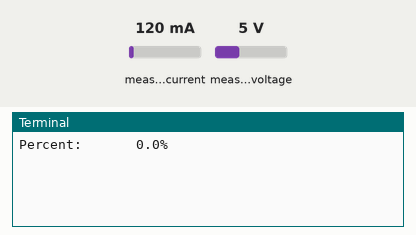
Recording of a program running on a simulated Raspberry Pi (BCM pin numbers). On the bench: the last lines printed to the terminal. Inputs (shaded band) come from the test bench; at power-on: measured voltage 5 V, measured current 120 mA.

Above: at 1.2 s.
1.3 s: measured voltage set to 7.5 V
At 2.6 s:
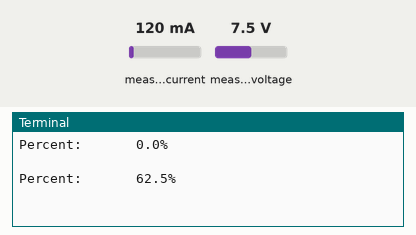
2.8 s: measured voltage set to 11.2 V
At 5.1 s:
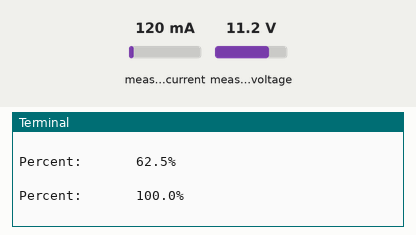
Timing chart, 0 to 6.6 s (numbered marks = the images above; inputs shaded):
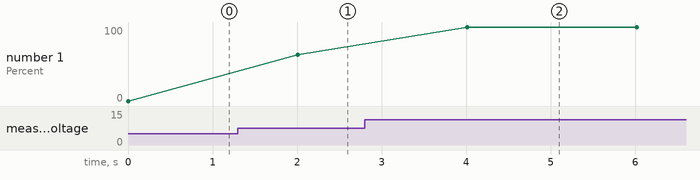

The program:

INA219.py
```python
import smbus
import time

_REG_CONFIG                 = 0x00  # Config Register (R/W)
_REG_SHUNTVOLTAGE           = 0x01  # SHUNT VOLTAGE REGISTER (R)
_REG_BUSVOLTAGE             = 0x02  # BUS VOLTAGE REGISTER (R)
_REG_POWER                  = 0x03  # POWER REGISTER (R)
_REG_CURRENT                = 0x04  # CURRENT REGISTER (R)
_REG_CALIBRATION            = 0x05  # CALIBRATION REGISTER (R/W)

class BusVoltageRange:
    """Constants for ``bus_voltage_range``"""
    RANGE_16V               = 0x00      # set bus voltage range to 16V
    RANGE_32V               = 0x01      # set bus voltage range to 32V (default)

class Gain:
    """Constants for ``gain``"""
    DIV_1_40MV              = 0x00      # shunt prog. gain set to  1, 40 mV range
    DIV_2_80MV              = 0x01      # shunt prog. gain set to /2, 80 mV range
    DIV_4_160MV             = 0x02      # shunt prog. gain set to /4, 160 mV range
    DIV_8_320MV             = 0x03      # shunt prog. gain set to /8, 320 mV range

class ADCResolution:
    """Constants for ``bus_adc_resolution`` or ``shunt_adc_resolution``"""
    ADCRES_9BIT_1S          = 0x00      #  9bit,   1 sample,     84us
    ADCRES_10BIT_1S         = 0x01      # 10bit,   1 sample,    148us
    ADCRES_11BIT_1S         = 0x02      # 11 bit,  1 sample,    276us
    ADCRES_12BIT_1S         = 0x03      # 12 bit,  1 sample,    532us
    ADCRES_12BIT_2S         = 0x09      # 12 bit,  2 samples,  1.06ms
    ADCRES_12BIT_4S         = 0x0A      # 12 bit,  4 samples,  2.13ms
    ADCRES_12BIT_8S         = 0x0B      # 12bit,   8 samples,  4.26ms
    ADCRES_12BIT_16S        = 0x0C      # 12bit,  16 samples,  8.51ms
    ADCRES_12BIT_32S        = 0x0D      # 12bit,  32 samples, 17.02ms
    ADCRES_12BIT_64S        = 0x0E      # 12bit,  64 samples, 34.05ms
    ADCRES_12BIT_128S       = 0x0F      # 12bit, 128 samples, 68.10ms

class Mode:
    """Constants for ``mode``"""
    POWERDOW                = 0x00      # power down
    SVOLT_TRIGGERED         = 0x01      # shunt voltage triggered
    BVOLT_TRIGGERED         = 0x02      # bus voltage triggered
    SANDBVOLT_TRIGGERED     = 0x03      # shunt and bus voltage triggered
    ADCOFF                  = 0x04      # ADC off
    SVOLT_CONTINUOUS        = 0x05      # shunt voltage continuous
    BVOLT_CONTINUOUS        = 0x06      # bus voltage continuous
    SANDBVOLT_CONTINUOUS    = 0x07      # shunt and bus voltage continuous


class INA219:
    def __init__(self, i2c_bus=1, addr=0x40):
        self.bus = smbus.SMBus(i2c_bus);
        self.addr = addr
        self._cal_value = 0
        self._current_lsb = 0
        self._power_lsb = 0

    def read(self, address):
        data = self.bus.read_i2c_block_data(self.addr, address, 2)
        return ((data[0] * 256 ) + data[1])

    def write(self, address, data):
        temp = [0, 0]
        temp[1] = data & 0xFF
        temp[0] = (data & 0xFF00) >> 8
        self.bus.write_i2c_block_data(self.addr,address,temp)

    def getShuntVoltage_mV(self):
        self.write(_REG_CALIBRATION, self._cal_value)
        value = self.read(_REG_SHUNTVOLTAGE)
        if value > 32767:
            value -= 65535
        return value * 0.01

    def getBusVoltage_V(self):
        self.write(_REG_CALIBRATION, self._cal_value)
        self.read(_REG_BUSVOLTAGE)
        return (self.read(_REG_BUSVOLTAGE) >> 3) * 0.004

    def getCurrent_mA(self):
        value = self.read(_REG_CURRENT)
        if value > 32767:
            value -= 65535
        return value * self._current_lsb

    def getPower_W(self):
        self.write(_REG_CALIBRATION, self._cal_value)
        value = self.read(_REG_POWER)
        if value > 32767:
            value -= 65535
        return value * self._power_lsb

if __name__=='__main__':

    ina219 = INA219(addr=0x42)  # Create an INA219 instance.
    while True:
        bus_voltage = ina219.getBusVoltage_V()  # voltage on V- (load side)
        shunt_voltage = ina219.getShuntVoltage_mV() / 1000  # voltage between V+ and V- across the shunt
        current = ina219.getCurrent_mA()  # current in mA
        power = ina219.getPower_W()  # power in W
        p = (bus_voltage - 6)/2.4*100
        if(p > 100):p = 100
        if(p < 0):p = 0

        # INA219 measure bus voltage on the load side. So PSU voltage = bus_voltage + shunt_voltage
        #print("PSU Voltage:   {:6.3f} V".format(bus_voltage + shunt_voltage))
        #print("Shunt Voltage: {:9.6f} V".format(shunt_voltage))
        #print("Load Voltage:  {:6.3f} V".format(bus_voltage))
        #print("Current:       {:9.6f} A".format(current/1000))
        #print("Power:         {:6.3f} W".format(power))
        print("Percent:       {:3.1f}%".format(p))
        print("")

        time.sleep(2)
```

Measured:
- after the input at 1.3 s, the terminal: prints a new line after 0.71 s (image 1)
- after the input at 2.8 s, the terminal: prints a new line after 1.2 s (image 2)
- plotted number 1: 0 → 62.5 after the input at 1.3 s, 62.5 → 100 after the input at 2.8 s
